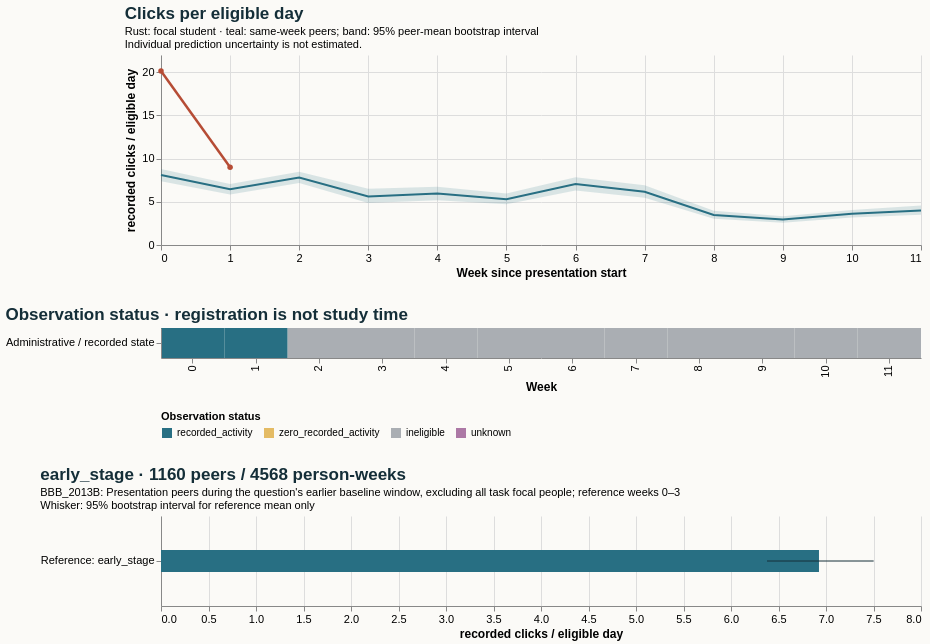

Write a Vega-Lite specification for this figure.
### Vega-Lite specification from a JSON file in a GitHub repository (floating-point values rounded to 4 significant figures)
{"$schema": "https://vega.github.io/schema/vega-lite/v5.20.1.json", "config": {"axis": {"labelFontSize": 11, "titleFontSize": 12}, "background": "#fbfaf7", "font": "sans-serif", "title": {"anchor": "start", "color": "#142e38", "fontSize": 17, "subtitleFontSize": 11}, "view": {"continuousHeight": 300, "continuousWidth": 300, "stroke": null}}, "datasets": {"data-544f66eeadcdf4669321ce72f2f9fa44": [{"end_day": 6, "focal_value": 20.14, "peer_ci_high": 8.811, "peer_ci_low": 7.388, "peer_mean": 8.1, "peer_observations": 1159, "peer_people": 1159, "reference": "early_stage", "unit": "recorded clicks / eligible day", "week": 0}, {"end_day": 13, "focal_value": 9.0, "peer_ci_high": 7.064, "peer_ci_low": 5.86, "peer_mean": 6.456, "peer_observations": 1151, "peer_people": 1151, "reference": "early_stage", "unit": "recorded clicks / eligible day", "week": 1}, {"end_day": 20, "focal_value": null, "peer_ci_high": 8.488, "peer_ci_low": 7.189, "peer_mean": 7.819, "peer_observations": 1133, "peer_people": 1133, "reference": "early_stage", "unit": "recorded clicks / eligible day", "week": 2}, {"end_day": 27, "focal_value": null, "peer_ci_high": 6.512, "peer_ci_low": 4.873, "peer_mean": 5.608, "peer_observations": 1125, "peer_people": 1125, "reference": "early_stage", "unit": "recorded clicks / eligible day", "week": 3}, {"end_day": 34, "focal_value": null, "peer_ci_high": 6.744, "peer_ci_low": 5.179, "peer_mean": 5.954, "peer_observations": 1088, "peer_people": 1088, "reference": "early_stage", "unit": "recorded clicks / eligible day", "week": 4}, {"end_day": 41, "focal_value": null, "peer_ci_high": 5.962, "peer_ci_low": 4.708, "peer_mean": 5.31, "peer_observations": 1081, "peer_people": 1081, "reference": "early_stage", "unit": "recorded clicks / eligible day", "week": 5}, {"end_day": 48, "focal_value": null, "peer_ci_high": 7.851, "peer_ci_low": 6.312, "peer_mean": 7.065, "peer_observations": 1070, "peer_people": 1070, "reference": "early_stage", "unit": "recorded clicks / eligible day", "week": 6}, {"end_day": 55, "focal_value": null, "peer_ci_high": 6.915, "peer_ci_low": 5.481, "peer_mean": 6.16, "peer_observations": 1054, "peer_people": 1054, "reference": "early_stage", "unit": "recorded clicks / eligible day", "week": 7}, {"end_day": 62, "focal_value": null, "peer_ci_high": 3.968, "peer_ci_low": 3.042, "peer_mean": 3.483, "peer_observations": 1044, "peer_people": 1044, "reference": "early_stage", "unit": "recorded clicks / eligible day", "week": 8}, {"end_day": 69, "focal_value": null, "peer_ci_high": 3.322, "peer_ci_low": 2.578, "peer_mean": 2.943, "peer_observations": 1027, "peer_people": 1027, "reference": "early_stage", "unit": "recorded clicks / eligible day", "week": 9}, {"end_day": 76, "focal_value": null, "peer_ci_high": 4.067, "peer_ci_low": 3.196, "peer_mean": 3.609, "peer_observations": 1021, "peer_people": 1021, "reference": "early_stage", "unit": "recorded clicks / eligible day", "week": 10}, {"end_day": 83, "focal_value": null, "peer_ci_high": 4.582, "peer_ci_low": 3.513, "peer_mean": 3.989, "peer_observations": 1016, "peer_people": 1016, "reference": "early_stage", "unit": "recorded clicks / eligible day", "week": 11}], "data-d2d6c1bb31230915685aa96d7e9486fc": [{"eligible_days": 7.0, "end_day": 6, "logging_completeness": "unknown", "observation_status": "recorded_activity", "row": "Administrative / recorded state", "score_status": "withheld_release_time_unknown", "start_day": 0, "value": 20.14, "week": 0}, {"eligible_days": 4.0, "end_day": 13, "logging_completeness": "unknown", "observation_status": "recorded_activity", "row": "Administrative / recorded state", "score_status": "withheld_release_time_unknown", "start_day": 7, "value": 9.0, "week": 1}, {"eligible_days": 0.0, "end_day": 20, "logging_completeness": "unknown", "observation_status": "ineligible", "row": "Administrative / recorded state", "score_status": "withheld_release_time_unknown", "start_day": 14, "value": null, "week": 2}, {"eligible_days": 0.0, "end_day": 27, "logging_completeness": "unknown", "observation_status": "ineligible", "row": "Administrative / recorded state", "score_status": "withheld_release_time_unknown", "start_day": 21, "value": null, "week": 3}, {"eligible_days": 0.0, "end_day": 34, "logging_completeness": "unknown", "observation_status": "ineligible", "row": "Administrative / recorded state", "score_status": "withheld_release_time_unknown", "start_day": 28, "value": null, "week": 4}, {"eligible_days": 0.0, "end_day": 41, "logging_completeness": "unknown", "observation_status": "ineligible", "row": "Administrative / recorded state", "score_status": "withheld_release_time_unknown", "start_day": 35, "value": null, "week": 5}, {"eligible_days": 0.0, "end_day": 48, "logging_completeness": "unknown", "observation_status": "ineligible", "row": "Administrative / recorded state", "score_status": "withheld_release_time_unknown", "start_day": 42, "value": null, "week": 6}, {"eligible_days": 0.0, "end_day": 55, "logging_completeness": "unknown", "observation_status": "ineligible", "row": "Administrative / recorded state", "score_status": "withheld_release_time_unknown", "start_day": 49, "value": null, "week": 7}, {"eligible_days": 0.0, "end_day": 62, "logging_completeness": "unknown", "observation_status": "ineligible", "row": "Administrative / recorded state", "score_status": "withheld_release_time_unknown", "start_day": 56, "value": null, "week": 8}, {"eligible_days": 0.0, "end_day": 69, "logging_completeness": "unknown", "observation_status": "ineligible", "row": "Administrative / recorded state", "score_status": "withheld_release_time_unknown", "start_day": 63, "value": null, "week": 9}, {"eligible_days": 0.0, "end_day": 76, "logging_completeness": "unknown", "observation_status": "ineligible", "row": "Administrative / recorded state", "score_status": "withheld_release_time_unknown", "start_day": 70, "value": null, "week": 10}, {"eligible_days": 0.0, "end_day": 83, "logging_completeness": "unknown", "observation_status": "ineligible", "row": "Administrative / recorded state", "score_status": "withheld_release_time_unknown", "start_day": 77, "value": null, "week": 11}], "data-f9b19c89cefa6eee058b2e81c0d5cbd7": [{"hi": null, "lo": null, "series": "Focal: weeks 8–11", "value": null}, {"hi": 7.502, "lo": 6.379, "series": "Reference: early_stage", "value": 6.926}]}, "resolve": {"scale": {"color": "independent"}}, "spacing": 28, "vconcat": [{"data": {"name": "data-544f66eeadcdf4669321ce72f2f9fa44"}, "height": 190, "layer": [{"encoding": {"x": {"axis": {"tickMinStep": 1}, "field": "week", "title": "Week since presentation start", "type": "quantitative"}, "y": {"field": "peer_ci_low", "scale": {"zero": true}, "title": "recorded clicks / eligible day", "type": "quantitative"}, "y2": {"field": "peer_ci_high"}}, "mark": {"color": "#286f83", "opacity": 0.16, "type": "area"}}, {"encoding": {"tooltip": [{"field": "week", "type": "quantitative"}, {"field": "peer_mean", "type": "quantitative"}, {"field": "peer_people", "type": "quantitative"}, {"field": "peer_observations", "type": "quantitative"}], "x": {"field": "week", "type": "quantitative"}, "y": {"field": "peer_mean", "type": "quantitative"}}, "mark": {"color": "#286f83", "strokeWidth": 2, "type": "line"}}, {"encoding": {"tooltip": [{"field": "week", "type": "quantitative"}, {"field": "focal_value", "type": "quantitative"}], "x": {"field": "week", "type": "quantitative"}, "y": {"field": "focal_value", "type": "quantitative"}}, "mark": {"color": "#b64c35", "point": {"color": "#b64c35"}, "strokeWidth": 2.5, "type": "line"}}], "title": {"subtitle": ["Rust: focal student · teal: same-week peers; band: 95% peer-mean bootstrap interval", "Individual prediction uncertainty is not estimated."], "text": "Clicks per eligible day"}, "width": 760}, {"data": {"name": "data-d2d6c1bb31230915685aa96d7e9486fc"}, "encoding": {"color": {"field": "observation_status", "legend": {"labelLimit": 260, "orient": "bottom"}, "scale": {"domain": ["recorded_activity", "zero_recorded_activity", "ineligible", "unknown"], "range": ["#286f83", "#e4bb64", "#aaaeb3", "#ac78a5"]}, "title": "Observation status", "type": "nominal"}, "tooltip": [{"field": "week", "type": "quantitative"}, {"field": "eligible_days", "type": "quantitative"}, {"field": "observation_status", "type": "nominal"}, {"field": "logging_completeness", "type": "nominal"}], "x": {"field": "week", "title": "Week", "type": "ordinal"}, "y": {"field": "row", "title": null, "type": "nominal"}}, "height": 30, "mark": {"type": "rect"}, "title": "Observation status · registration is not study time", "width": 760}, {"data": {"name": "data-f9b19c89cefa6eee058b2e81c0d5cbd7"}, "height": 90, "layer": [{"encoding": {"x": {"field": "value", "scale": {"domain": [0, 7.877], "zero": true}, "title": "recorded clicks / eligible day", "type": "quantitative"}, "y": {"field": "series", "sort": null, "title": null, "type": "nominal"}}, "mark": {"color": "#286f83", "size": 22, "type": "bar"}}, {"encoding": {"x": {"field": "lo", "type": "quantitative"}, "x2": {"field": "hi"}, "y": {"field": "series", "sort": null, "title": null, "type": "nominal"}}, "mark": {"color": "#142e38", "type": "rule"}}], "title": {"subtitle": ["BBB_2013B: Presentation peers during the question's earlier baseline window, excluding all task focal people; reference weeks 0–3", "Whisker: 95% bootstrap interval for reference mean only"], "text": "early_stage · 1160 peers / 4568 person-weeks"}, "width": 760}]}
